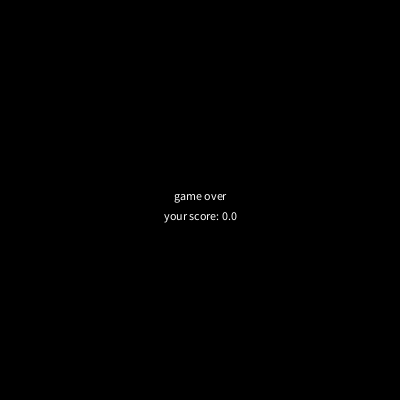
Frame 1 (no input)
Frame 60 (the mouse pressed at the canvas centre just before this capture): identical to frame 1, image omitted
Frame 120 (the mouse held since frame 60 and released just before this capture): identical to frame 1, image omitted

The Processing sketch that drew this single still picture (run headless with seeded random() and noise(); from frame 60 on, the mouse is pressed at the canvas centre):

// Processing sketch: simple_game_1
// ── simple_game_1.pde

Display display;
State state;


void setup(){
  size(400, 400);
  display = new Display();
  state = new State();
}

void draw(){
  state.update();
  display.draw(state);
}

void keyPressed(){
  state.keyPressed(key, keyCode);
}

// ── Display.pde

class Display{
  
  void draw(State state){
    if(state.php<=0){
      background(0);
      fill(255);
      textAlign(CENTER);
      text("game over", width/2, height/2);
      text("your score: "+state.time, width/2, height/2+20);
    }else{
      background(255);
      
      // 弾
      for(int i=0; i<state.e_num; i++){
        stroke(0);
        fill(255, 0, 0, 100);
        ellipse(state.ex[i], state.ey[i], 4, 4);
      }
      
      // 自機
      fill(0, 0, 255, 100);
      ellipse(state.px, state.py, 6, 6);
      
      // HP表示
      fill(0, 255, 0, 100);
      noStroke();
      rect(10, 10, map(state.php, 0, 100, 0, width-20), 10);
      stroke(0);
      noFill();
      rect(10, 10, width-20, 10);
    }
  }
}

// ── KeyState.pde
class KeyState{
  int u, d, l, r;
  KeyState(){
    u=0;
    d=0;
    l=0;
    r=0;
  }
  void keyPressed(int k, int kc){
    if(k==CODED){
      if(kc==UP) u = 1;
      if(kc==DOWN) d = 1;
      if(kc==RIGHT) r = 1;
      if(kc==LEFT) l = 1;
    }
  }
  
  void keyReleased(int k, int kc){
    if(k==CODED){
      if(kc==UP) u = 0;
      if(kc==DOWN) d = 0;
      if(kc==RIGHT) r = 0;
      if(kc==LEFT) l = 0;
    }
  }
}

// ── State.pde

class State{
  float px, py;
  float php;
  
  int e_num;
  int e_num_max = 1000;
  float[] ex, ey;
  float[] evx, evy;
  
  float time;
  
  
  void update(){
    if(php>0){
      // 弾を進行させる
      for(int i=0; i<e_num; i++){
        ex[i] += evx[i];
        ey[i] += evy[i];
      }
      
      // プレイヤーとの当たり判定
      for(int i=0; i<e_num; i++){
        if(dist(px, py, ex[i], ey[i]) < 5){
          php--;
        }
      }
      
      // 1秒ごとに弾を増やす
      ex[e_num] = random(0, width);
      ey[e_num] = random(0, height);
      evx[e_num] = random(-2, 2);
      evy[e_num] = random(-2, 2);
      e_num++;
      
      // 場外に出た弾を消す
      for(int i=e_num-1; i>=0; i--){
        if(ex[i]<0 || ex[i]>width || ey[i]<0 || ey[i]>height){
          ex[i] = ex[e_num-1];
          ey[i] = ey[e_num-1];
          evx[i] = evx[e_num-1];
          evy[i] = evy[e_num-1];
          e_num--;
        }
      }
    }
  }
  
  void keyPressed(int k, int kc){
    if(k==CODED){
      if(kc==UP){
        py -= 3;
      }else if(kc==DOWN){
        py += 3;
      }else if(kc==RIGHT){
        px += 3;
      }else if(kc==LEFT){
        px -= 3;
      }
    }
  }
}
